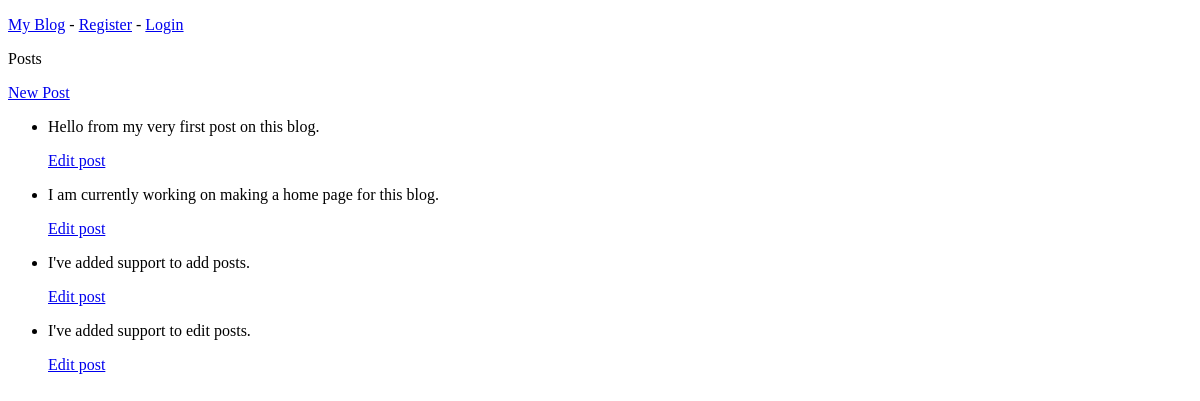
The app's page /, older data.
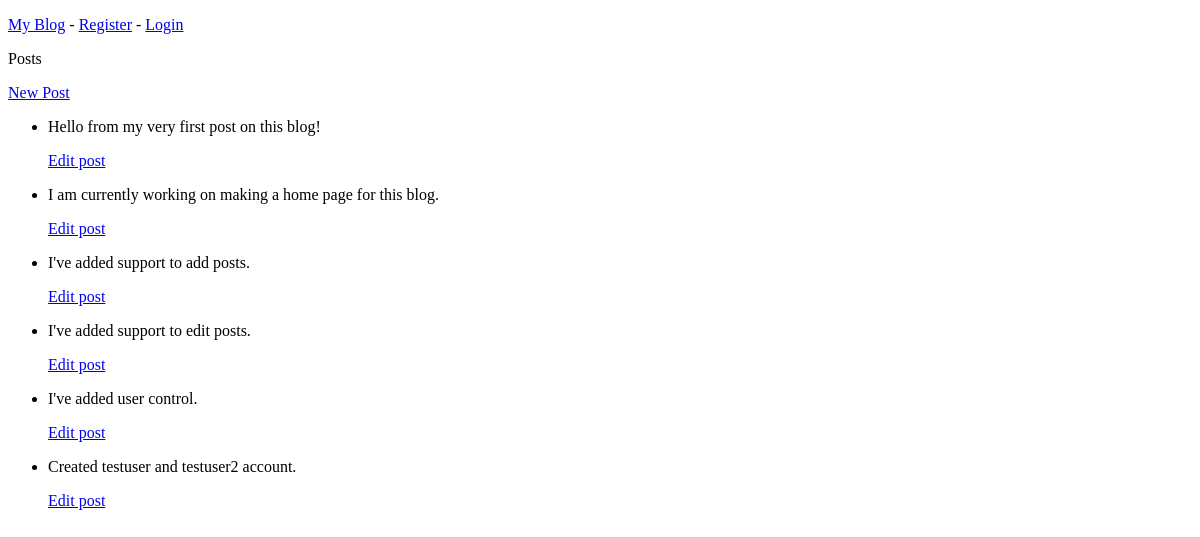
The same page, newer data.
### blogs/models.py (models this page shows)
class BlogPost(models.Model):
    title = models.CharField(max_length=80)
    text = models.TextField(max_length=200)
    date_added = models.DateTimeField(auto_now_add=True)
    owner = models.ForeignKey(User, on_delete=models.CASCADE)
    def __str__(self):
        return self.text

### blogs/views.py (the view)
# urls.py: path('', views.index, name='index'),
def index(request):
    my_posts = BlogPost.objects.order_by('date_added')
    context = {'blog_posts': my_posts}
    return render(request, 'blogs/index.html', context)

### blogs/templates/blogs/index.html
{% extends "blogs/base.html" %}
{% block content %}
    <p>Posts</p>
    <a href="{% url 'blogs:new_post' %}">New Post</a>
    <ul>
        {% for post in blog_posts %}
            <li>
                <p>{{ post }}</p>
                <p><a href="{% url 'blogs:edit_post' post.id %}">Edit post</a></p>
            </li>
        {% empty %}
            <li>No posts available.</li>
        {% endfor %}
    </ul>
{% endblock content %}

### blogs/templates/blogs/base.html (shortened to what this page needs)
<!DOCTYPE html>
<html lang="en">
<head>
</head>
<body>
  <p>
    <a href="{% url 'blogs:index' %}">My Blog</a> -
    {% if user.is_authenticated %}
      {{ user.username }} -
      <a href="{% url 'users:logout' %}">Logout</a>
    {% else %}
      <a href="{% url 'users:register' %}">Register</a> -
      <a href="{% url 'users:login' %}">Login</a>
    {% endif %}
  </p>
  {% block content %}{% endblock content %}
</body>
</html>

Row changes from the older to the newer data that the page shows:
changed BlogPost: text "Hello from my very first post on this blog." → "Hello from my very first post on this blog!"
added BlogPost: text "I've added user control."
added BlogPost: text "Created testuser and testuser2 account."
